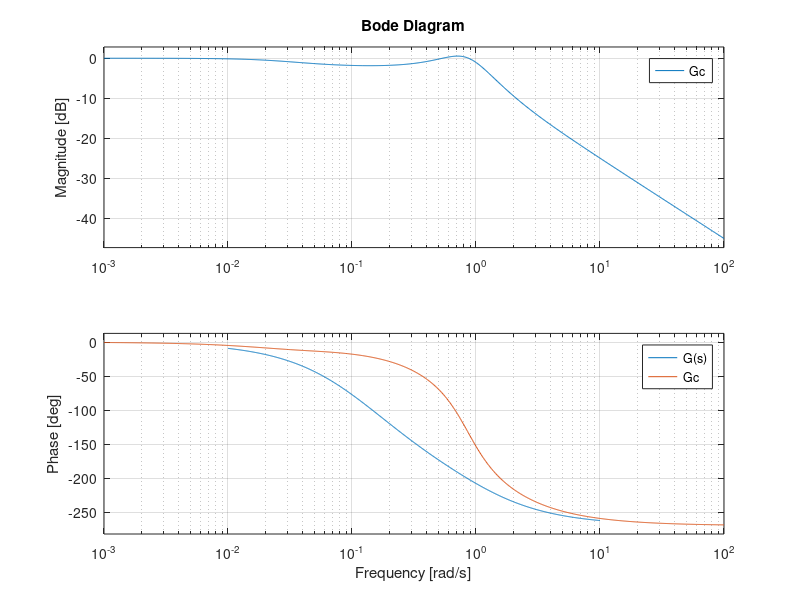
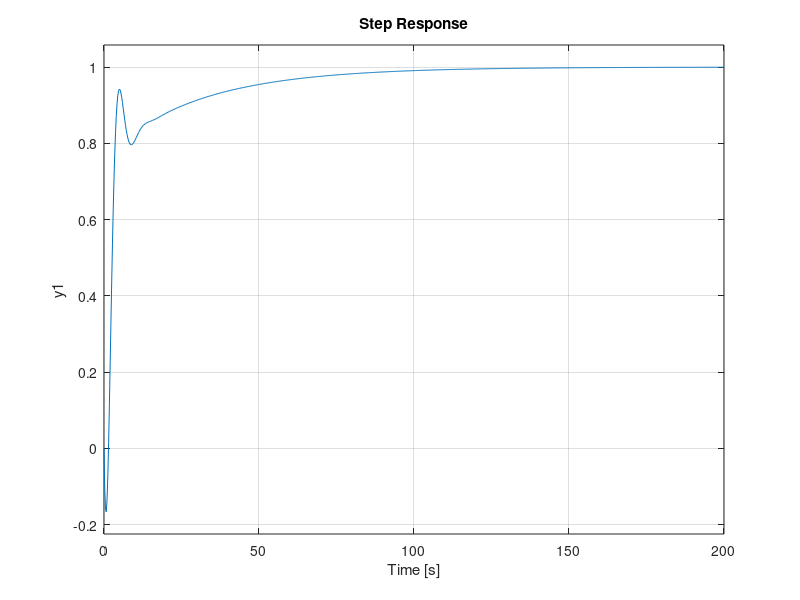

These charts were generated, in order, by the following MATLAB code: (Note: this script raises an error after producing the figures.)
% LAB 1

% ------ CONTROL FUNCTIONS --------
% s = tf('s');
% % The product of two transfer functions is obtained by
% G12 = G1 * G2
% % For a system with 2 inputs and 2 outputs, the closed-loop transfer matrix is obtained with
% S=feedback(eye(2),G*F); T=feedback(G*F,eye(2))
% % For a SISO system this can be written
% S=1/(1+G*F); T=G*F/(1+G*F)
% % The bode diagram for G is plotted by typing
% bode(G) or bode(G,{wmin,wmax})
% % Amplitude and phase at a given frequency are obtained by
% [m,p]=bode(G,w)
% % Phase margin, amplitude margin and corresponding frequencies are obtained by
% [Gm,Pm,wp,wc]=margin(G*F)
% % To simulate a step response in the control signal, use the function
% step(G) or step(G,tfinal)
% % In the same way, to simulate a step response in the reference signal, we type
% step(T)
% -------------------------------

%% --- 4.1.1 ---
clear all; clc; close all;

s = tf('s');
G = 3*(-s + 1) / ((5*s+1)*(10*s+1));
% wc = 0.2; % [rad/s]
% phi = 30 * pi/180; % [rad]
% ---------- From Bode ----------
dB = -9.39;
mag = db2mag(dB);
phase = 30;% + 6 + 250-180 % gives TWO beta = 0.12
wc = 0.2;
wcd = 2*wc;
% --------------------------------

% ---------- Parameters ----------
beta = 0.1; %beta 4.1.1 = 0.33, beta 4.1.3 = 0.1;
gamma = 0;
td = 1 / (wcd*sqrt(beta));
ti = 10 / wcd;
% --------------------------------

% ---------- Controller ----------
K = sqrt(beta) / mag;
e1 = 1 / (3*K); % 3 when s->0 for G(s)
Lead = (td*s + 1) / (beta*td*s + 1);
Lag = (ti*s + 1) / (ti*s + gamma);
F = K * Lead * Lag;
Go = F*G;
Gc = Go / (1 + Go); 
% -------------------------------

% ---------- Plot ---------------
figure(411)
bode(G); hold on; grid on
bode(Gc); legend('G(s)' , 'Gc')
% --------------------------------


% --- 4.1.2 ---
% clear all; clc; close all;
figure(412)
step(Gc); grid on
stepinfo(Gc)

ymax = 1.23; yf= 1;
Mt = (ymax-yf)/yf;

%% --- 4.2.1 ---
clear all; clc; close all;

s = tf('s');
G = 20 / ( (s+1) * ( (s/20)^2 + s/20 + 1) );
Gd = 10 / (s+1);
wc = 10;
L = wc / s;
Fy = L*G^(-1); % Not proper

p1 = 5*wc;
p2 = 5*wc;
pole1 = 1/(s/p1 + 1);
pole2 = 1/(s/p2 + 1);
Fy_prop = Fy*pole1*pole2; % Proper

Go = G*Fy;
Gc = Go/(1 + Go);
Go_prop = G*Fy_prop;
Gc_prop = Go_prop/(1 + Go_prop);

% figure(4211)
% bode(Gc); hold on;
% bode(Gc_prop); legend('Gc not proper', 'Gc proper');
% figure(4212)
% step(Gc); hold on;
% step(Gc_prop); legend('Gc not proper', 'Gc proper');
% figure()
% bode(G); hold on; grid on;
% bode(Gd); legend('G' , 'Gd');
% figure()
% step(G); hold on; grid on;
% step(Gd); legend('G' , 'Gd');
% figure()
% pzmap(G); grid on;


% --- 4.2.2 ---
wI = 0.7*wc;
Fy1 = (s+wI)/s * G^(-1) * Gd; % Unmodified
Fy2 = Fy1*pole1*pole2 % Proper modified

Go = G*Fy2;
Gc2 = Go/(1 + Go); 
figure(4221)
bode(Gc); hold on;
bode(Gc2); legend('Gc', 'Gc modified');
figure(4222)
step(Gc); hold on;
step(Gc2); legend('Gc', 'Gc modified');
figure(4223)
pzmap(Gc2); grid on;


